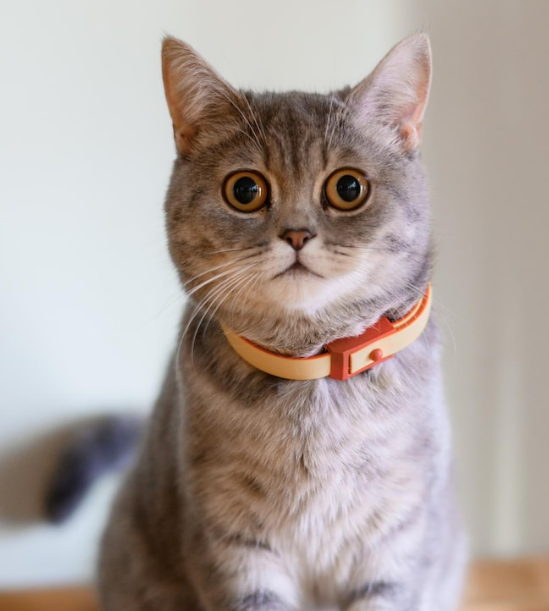
#> input picture Photos/cat.png, 549 x 611 px, found by its file name
$ python tansformation.py
#> lines starting #> are read from the running program, lines starting #| are printed output that depends on the picture
import cv2 as cv
import numpy as np
img = cv.imread("Photos\cat.png")
#> img is the input picture: shape (611, 549, 3); mean B, G, R 157.5, 162.6, 173.8

cv.imshow("name",img)


def translate (img,x,y):
#> called with x = 100, y = 100
    transMat = np.float32([[1,0,x],[0,1,y]])
    dimension = (img.shape[1],img.shape[0])
#> dimension = (549, 611)
    return cv.warpAffine(img,transMat,dimension)
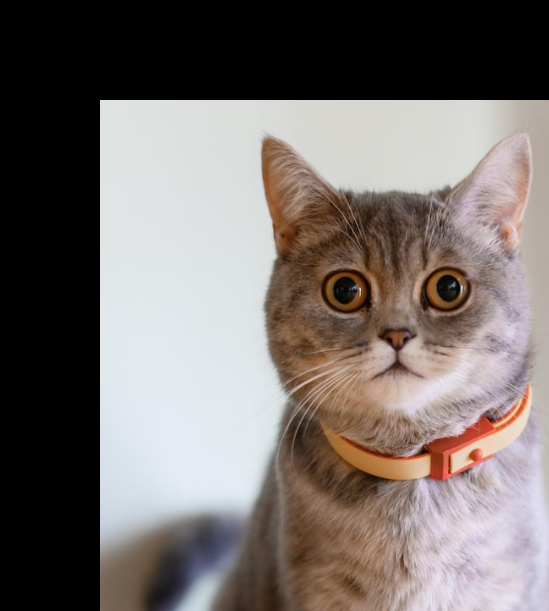
#> returned value: shape (611, 549, 3); mean of channels 0, 1, 2 109.4, 112.6, 120.3; drawn as B, G, R

transforms = translate(img,100,100)

# cv.imshow("tanslated",transforms)


def rotated(img,angle,point=None):
    dimension = img.shape[:2 ]

    if point is None:
        point = (img.shape[1]//2,img.shape[1]//2)

    rotMatrix = cv.getRotationMatrix2D(point,angle,2)
    return cv.warpAffine(img,rotMatrix,dimension)

# [6 lines of commented-out code are left out]

flip0 = cv.flip(img,0)
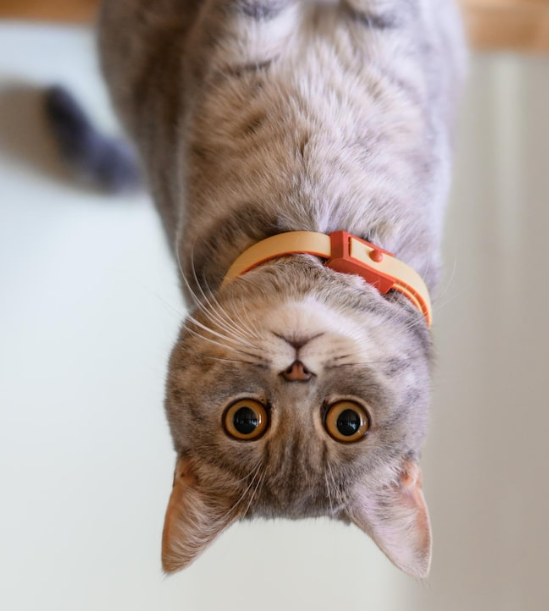
#> flip0: shape (611, 549, 3); mean B, G, R 157.5, 162.6, 173.8
cv.imshow('flip0',flip0)
flip1 = cv.flip(img,1)
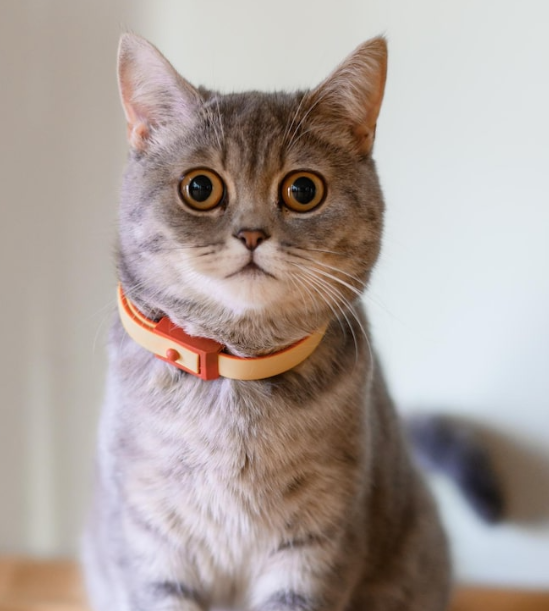
#> flip1: shape (611, 549, 3); mean B, G, R 157.5, 162.6, 173.8
cv.imshow('flip1',flip1)
flip_1 = cv.flip(img,-1)
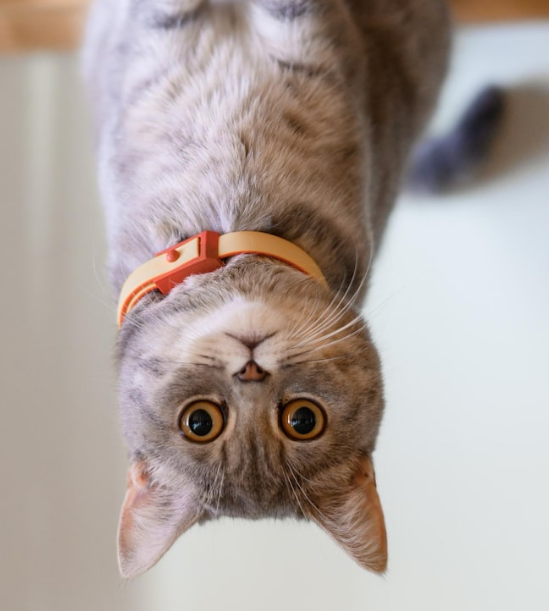
#> flip_1: shape (611, 549, 3); mean B, G, R 157.5, 162.6, 173.8
cv.imshow('flip_1',flip_1)

cv.waitKey(0)

$ run again, with Photos/nepal.png copied over Photos/cat.png
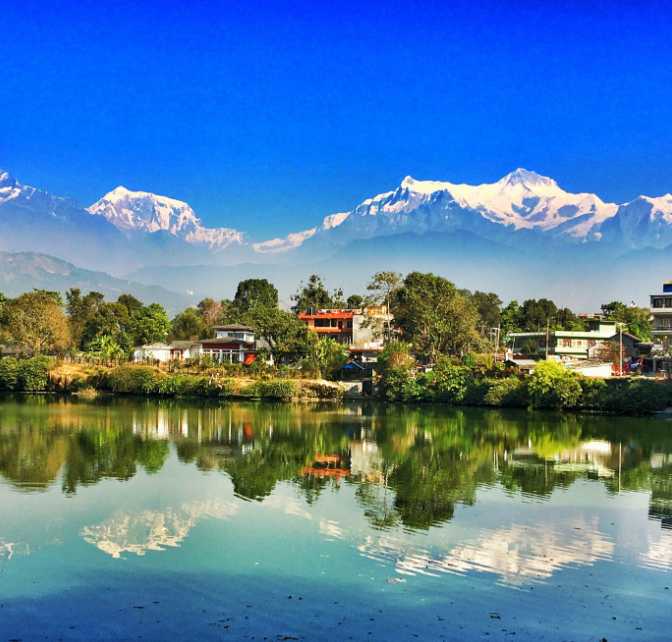
#> input picture Photos/nepal.png, 672 x 642 px, found by its file name
#> img is the input picture: shape (642, 672, 3); mean B, G, R 160.8, 122.7, 80.6
#> `flip1 = cv.flip(img,1)`:
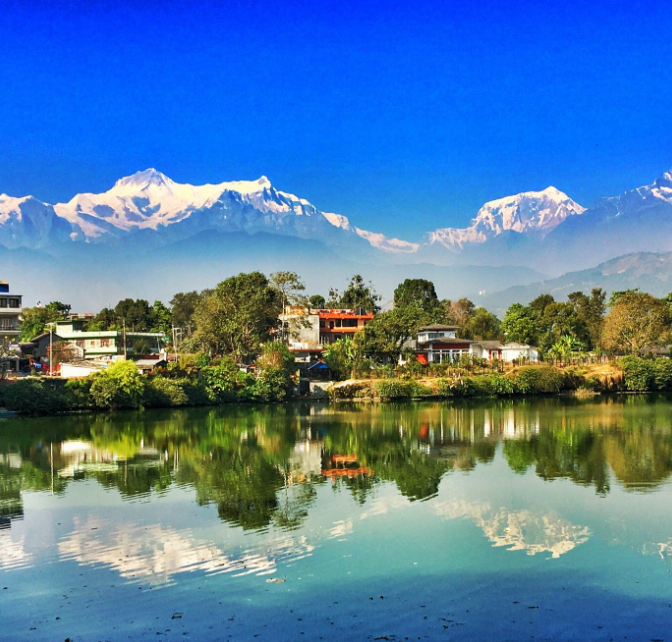
#> flip1: shape (642, 672, 3); mean B, G, R 160.8, 122.7, 80.6
#> `flip_1 = cv.flip(img,-1)`:
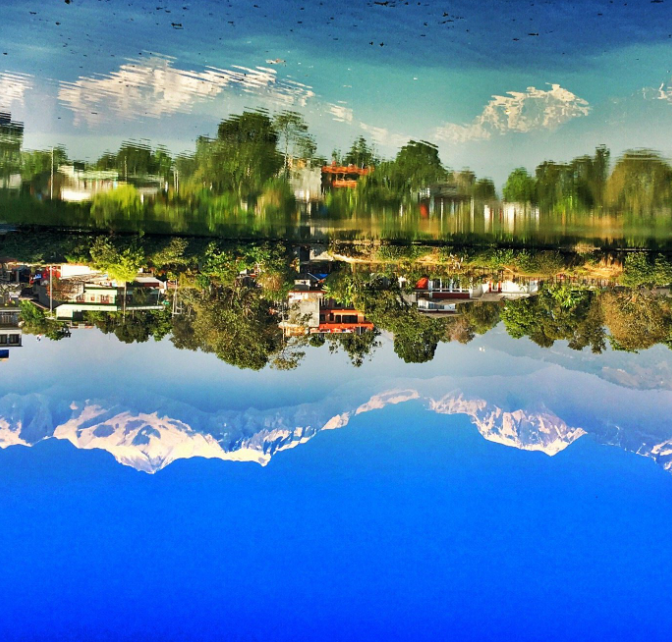
#> flip_1: shape (642, 672, 3); mean B, G, R 160.8, 122.7, 80.6
